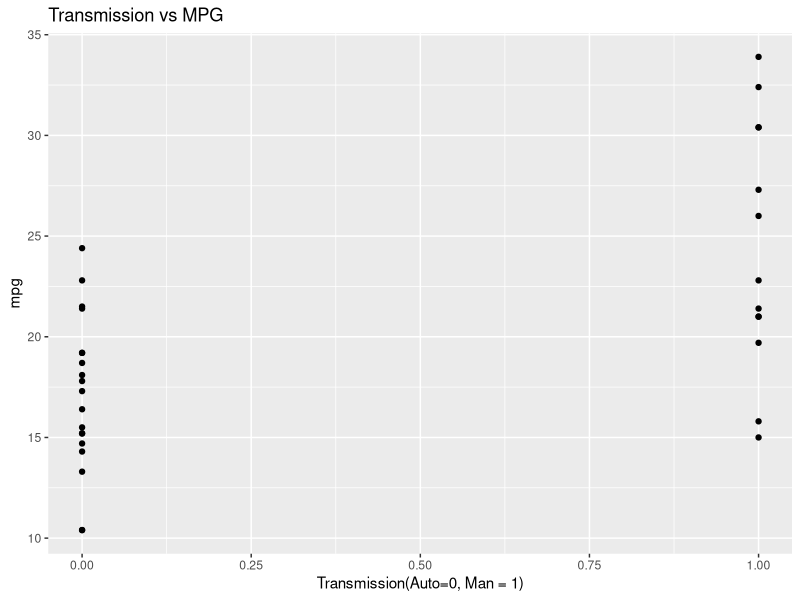

Generate this figure with R:
## ---- chunk 1
library(ggplot2)

auto = subset(mtcars, mtcars$am == 0)
man = subset(mtcars, mtcars$am == 1)

mtcars
## ---- chunk 2
ggplot(mtcars, aes(x=am, y=mpg)) + geom_point() + labs(title='Transmission vs MPG', x='Transmission(Auto=0, Man = 1)')

## ---- chunk 3

